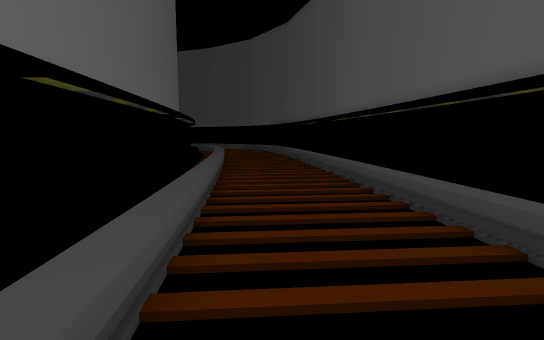
view 1 (above)

16 first-person views from a walk through a Unity game level. The camera is 1.5 m above the floor, tilts 6° down and sees 80° across. The floor is counted in squares, 1 m on a side. Each view is taken from the middle of a square. On the plan, view 1 faces up. The plan holds only what a view shows up to about 15 squares ahead; the rest is blank. The place goes on beyond the plan. The player is left out. Some animated figures are not drawn.

view 2
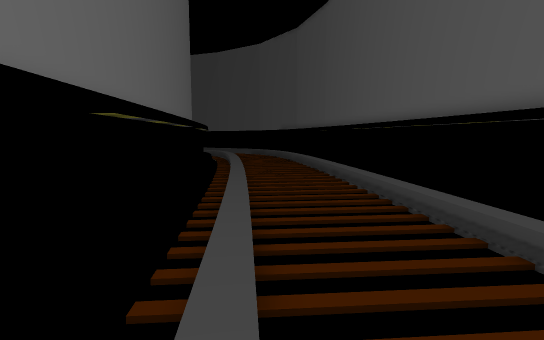

view 3
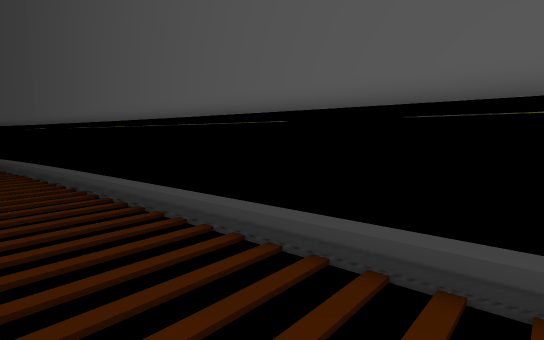

view 4
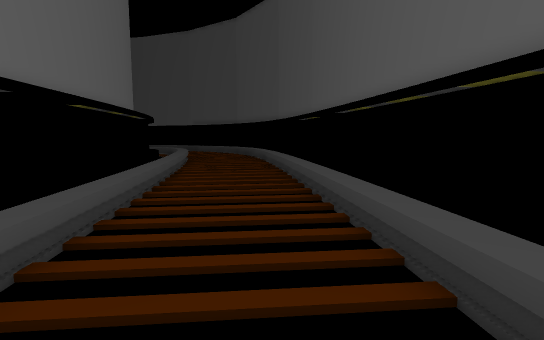

view 5
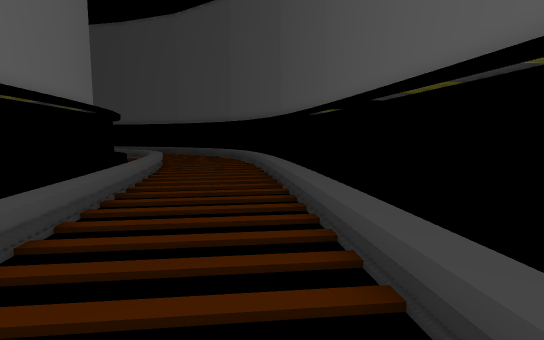

view 6
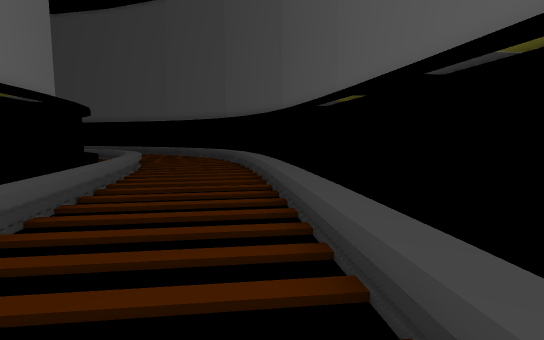

view 7
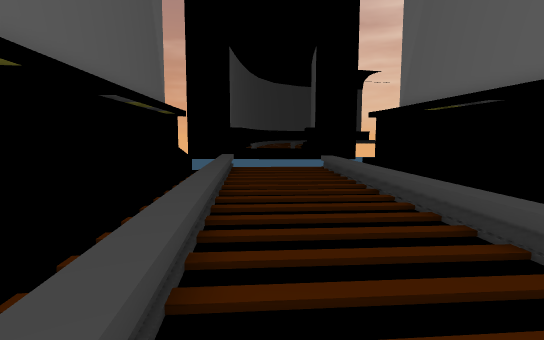

view 8
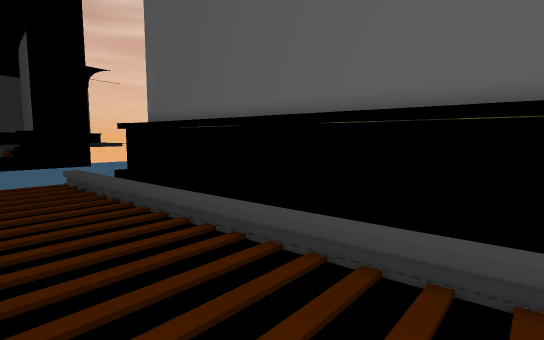

view 9
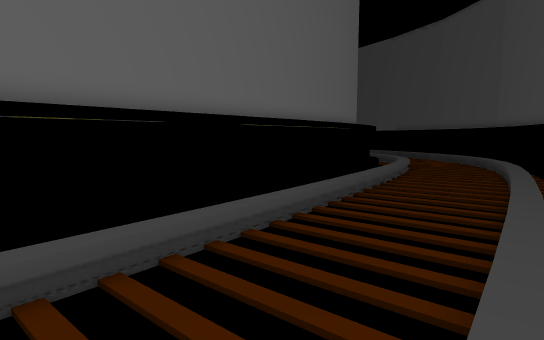

view 10
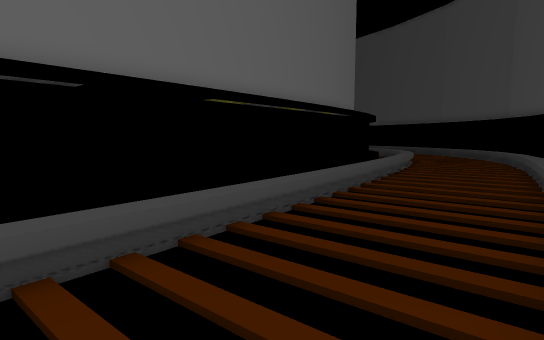

view 11
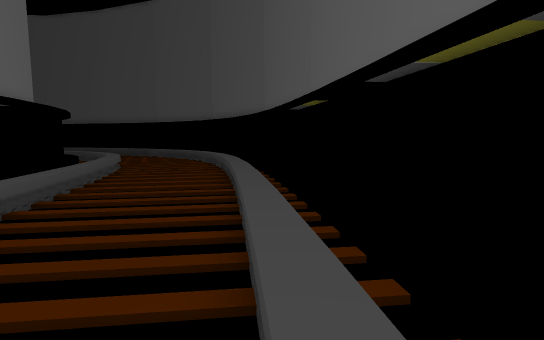

view 12
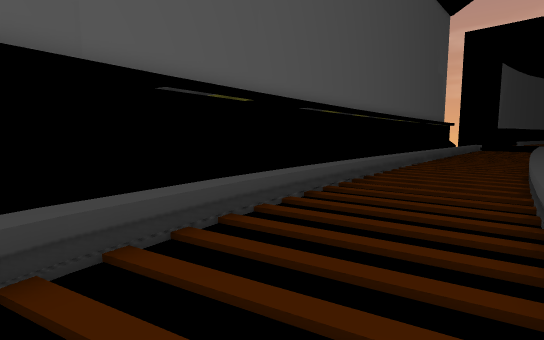

view 13
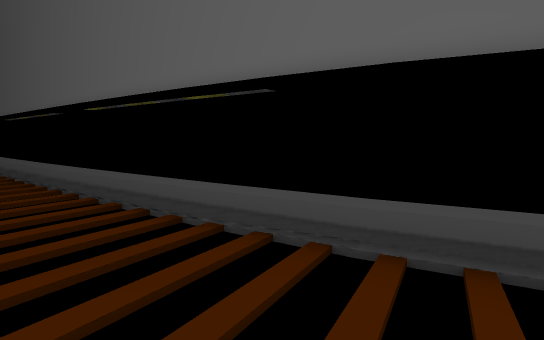

view 14
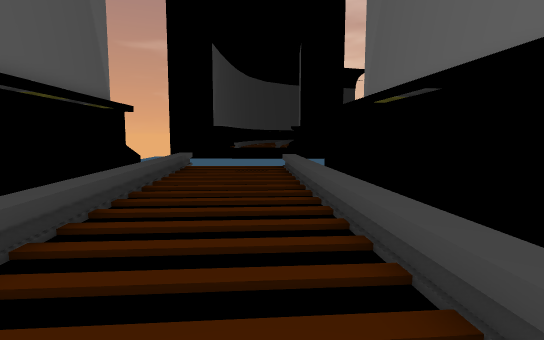

view 15
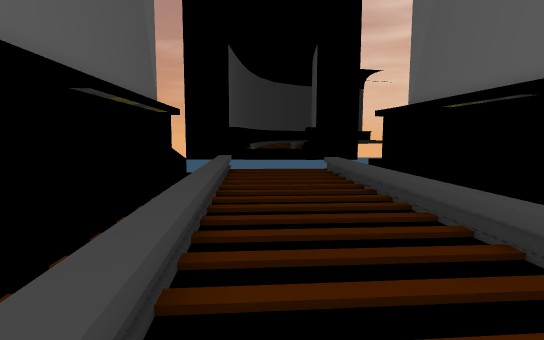

view 16
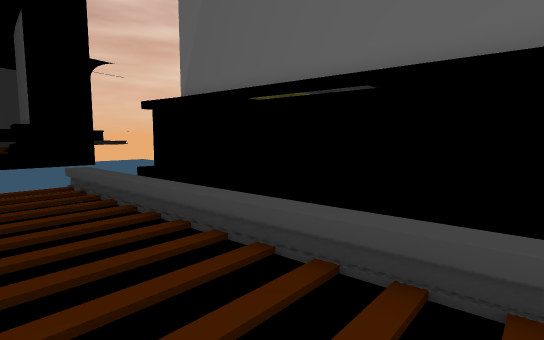

### Floor plan
Key: @ floor where view 1 was taken; # wall or solid block; x gap in a wall; . main floor; - floor 0.25 m lower than the main floor; : floor 0.5 m higher than the main floor; / step, stairs or slope; = window, fence, low wall or low ledge; ^ raised ledge; v drop or lower ground; O other object.
Columns run from 7 left of view 1 to 7 right of it. Each row starts with its distance up from view 1.
 30 =#=.. .=
 29 ##=....==#
 28  ==....==^
 27  ^.=....=^
 26  ^ =....=
 25  ##=....=##
 24    =....
 23    O....  ^
 22    x=.... ^
 21    ......=^
 20     =....=.
 19   ##=....O.
 18     =....=.
 17     =....O.
 16    ^O....==
 15    ^ =...//
 14    ^ #...==
 13    ^.....==^
 12    ^.:....O
 11    ^.:....=
 10     .:....:
  9    ^.:....= #
  8     .:....O.^
  7     .:.... .^
  6     ^:....#=^
  5     ^ =...//^
  4     ^ =.../ ^
  3     ^-.....=^
  2     ^-.....O^
  1     ^-=....O^
  0     ^-/@...=
 -1       =....=
 -2       =....=
 -3       O....=
 -4       O....=
 -5       =....=##v
 -6       =vvvvv

Positions as (right, up) in squares from view 1, and headings:
1: (0, 0), facing up
2: (-1, 0), facing up
3: (-1, 0), facing up-right
4: (1, 7), facing up
5: (1, 12), facing up
6: (1, 15), facing up
7: (2, 10), facing down
8: (3, 10), facing down-left
9: (3, 10), facing up-left
10: (2, 12), facing up-left
11: (2, 15), facing up
12: (-4, 30), facing down-right
13: (-1, 30), facing down-left
14: (0, 9), facing down
15: (2, 9), facing down
16: (2, 5), facing down-left
